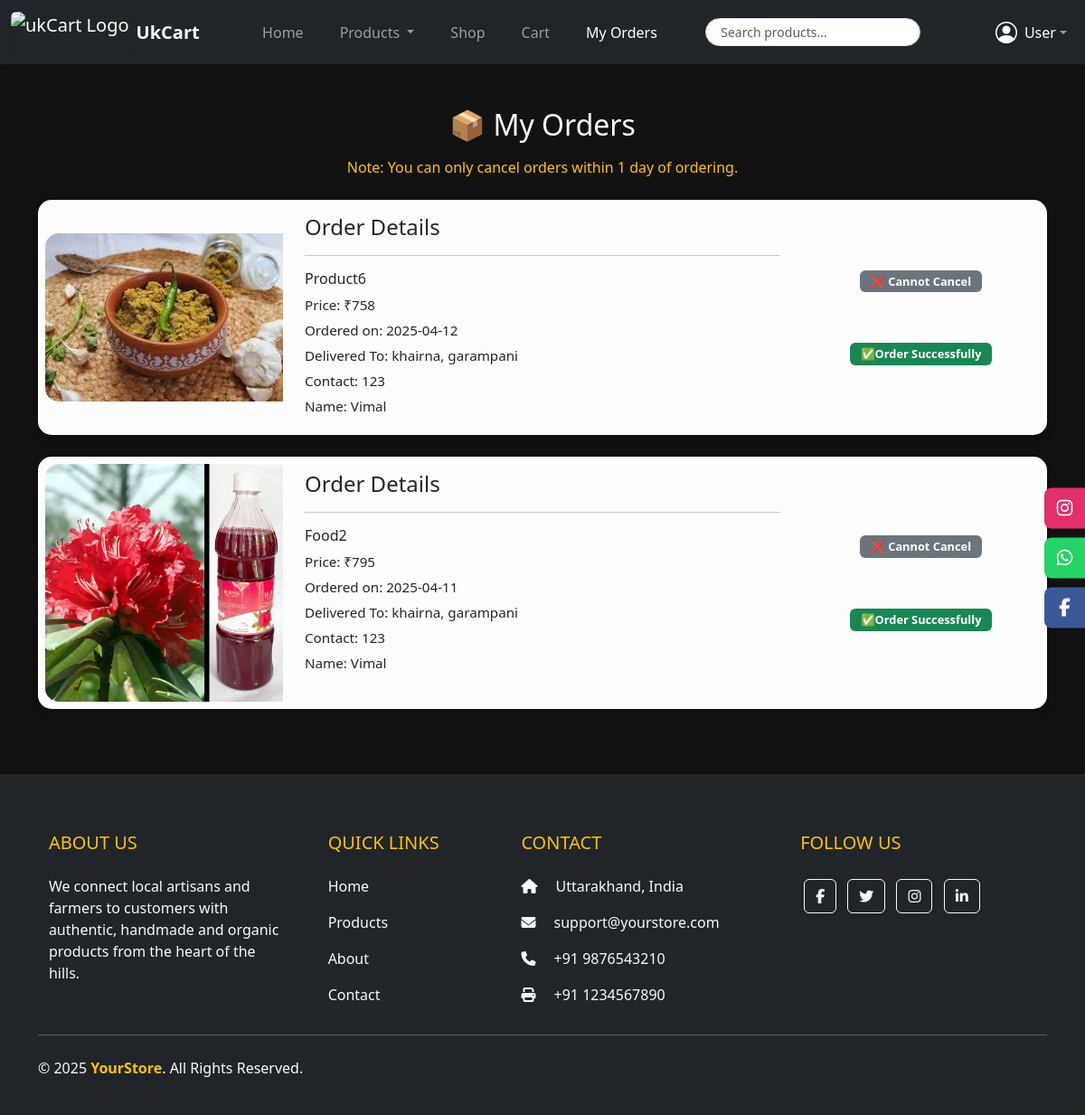
The app's page /pages/order_history.php (signed in) with its own data.
### tables this page shows
CREATE TABLE `orders` (
  `order_id` int(10) NOT NULL,
  `user_name` varchar(30) NOT NULL,
  `user_number` varchar(10) NOT NULL,
  `user_email` varchar(30) NOT NULL,
  `delivery_address` varchar(50) NOT NULL,
  `product_name` varchar(40) NOT NULL,
  `product_price` int(10) NOT NULL,
  `product_image` text NOT NULL,
  `order_date` date NOT NULL,
  `is_accepted` tinyint(1) NOT NULL
);

### pages/order_history.php (the view, shortened to what this page needs)
<?php
include '../includes/db.php';
$user_number = $_SESSION['user_number'];
$query = "SELECT * FROM orders WHERE user_number = '$user_number' ORDER BY order_id DESC";
$result = mysqli_query($conn, $query);
?>
<!DOCTYPE html>
<html>
<head>
  <link href="https://cdn.jsdelivr.net/npm/bootstrap@5.3.5/dist/css/bootstrap.min.css" rel="stylesheet">
</head>
<body>
<?php include "../includes/header.php" ?>
<div class="container py-5">
  <h2 class="mb-3 text-center">📦 My Orders</h2>
  <p class="text-warning text-center mb-4">Note: You can only cancel orders within 1 day of ordering.</p>
  <?php if (mysqli_num_rows($result) > 0): ?>
    <?php while ($row = mysqli_fetch_assoc($result)): ?>
      <?php
        $order_date = strtotime($row['order_date']);
        $now = time();
        $diff_in_seconds = $now - $order_date;
        $can_cancel = $diff_in_seconds <= 86400;
      ?>
<div class="card custom-card mb-4">
  <div class="row g-0">
    <div class="col-md-3 d-flex align-items-center justify-content-center p-2">
      <img src="<?= $row['product_image'] ?>" class="product-image" alt="Product Image">
    </div>
    <div class="col-md-6">
      <div class="card-body order-details">
      <h4>Order Details</h4>
      <hr>
        <h6 class="card-title text-dark"><?= $row['product_name'] ?></h6>
        <p>Price: ₹<?= $row['product_price'] ?></strong></p>
        <p>Ordered on: <?= $row['order_date'] ?></p>
        <p>Delivered To: <?= $row['delivery_address'] ?></p>
        <p>Contact: <?= $row['user_number'] ?></p>
        <p>Name:</strong> <?= $row['user_name'] ?? 'N/A' ?></p>
      </div>
    </div>
    <div class="col-md-3 d-flex flex-column align-items-center justify-content-center p-3">
      <?php if ($can_cancel): ?>
        <a href="?cancel=<?= $row['order_id'] ?>" class="btn btn-danger btn-sm mb-2" onclick="return confirm('Are you sure you want to cancel this order?')">Cancel Order</a>
      <?php else: ?>
        <span class="badge bg-secondary mb-2">❌ Cannot Cancel</span>
      <?php endif; ?>
      <span class="badge bg-success mt-5">✅Order Successfully</span>
    </div>
  </div>
</div>
    <?php endwhile; ?>
  <?php else: ?>
    <p class="text-center">No orders found.</p>
  <?php endif; ?>
</div>
<?php include "../includes/footer.php" ?>
</body>
</html>

### includes/header.php (shortened to what this page needs)
<?php
$current_page = basename($_SERVER['SCRIPT_NAME']);
$logged_in = isset($_SESSION['user_number']);
$user_name = $_SESSION['user_name'] ?? 'User';
?>
<link href="https://cdn.jsdelivr.net/npm/bootstrap-icons@1.10.5/font/bootstrap-icons.css" rel="stylesheet">
<nav class="navbar navbar-expand-lg navbar-dark bg-dark shadow-sm">
  <div class="container-fluid">
    <a class="navbar-brand d-flex align-items-center" href="../index.php">
      <img src="../logo.jpg" alt="ukCart Logo" class="rounded shadow-sm me-2" style="height: 45px; width: auto;">
      <span class="fw-bold fs-5">UkCart</span>
    </a>
    <div class="collapse navbar-collapse" id="navbarNavDropdown">
      <ul class="navbar-nav ms-auto gap-2">
        <li class="nav-item">
          <a class="nav-link btn btn-sm rounded-pill px-3 py-1 <?= $current_page == 'index.php' ? 'btn-primary text-white' : 'btn-outline-primary' ?>" href="../index.php">Home</a>
        </li>
        <li class="nav-item dropdown">
        <a class="nav-link dropdown-toggle btn btn-sm rounded-pill px-3 py-1
            <?= $current_page == 'shop.php' ? 'btn-primary text-white' : 'btn-outline-primary' ?>"
            href="#" role="button" data-bs-toggle="dropdown">
            Products
        </a>
        </li>
        <li class="nav-item">
        <a class="nav-link btn btn-sm rounded-pill px-3 py-1 <?= $current_page == 'shop.php' ? 'btn-primary text-white' : 'btn-outline-primary' ?>" href="../pages/shop.php">Shop</a>
        </li>
            <?php if ($logged_in): ?>
            <li class="nav-item">
                <a class="nav-link btn btn-sm rounded-pill px-3 py-1 <?= $current_page == 'cart.php' ? 'btn-primary text-white' : 'btn-outline-primary' ?>" href="../pages/cart.php">Cart</a>
            </li>
            <?php endif; ?>
            <?php if ($logged_in): ?>
            <li class="nav-item">
                <a class="nav-link btn btn-sm rounded-pill px-3 py-1 <?= $current_page == 'order_history.php' ? 'btn-primary text-white' : 'btn-outline-primary' ?>" href="../pages/order_history.php">My Orders</a>
            </li>
            <?php endif; ?>
      </ul>
      <form class="d-none d-lg-flex mx-auto w-25" role="search" method="get" action="../includes/search.php">
        <input class="form-control form-control-sm rounded-pill px-3" type="search" placeholder="Search products..." name="q">
      </form>
      <ul class="navbar-nav ms-auto gap-2">
        <?php if ($logged_in): ?>
          <li class="nav-item dropdown">
            <a class="nav-link dropdown-toggle d-flex align-items-center" href="#" id="userDropdown" role="button" data-bs-toggle="dropdown">
              <i class="bi bi-person-circle fs-4 text-white me-2"></i>
              <span class="text-white"><?= htmlspecialchars($user_name) ?></span>
            </a>
          </li>
        <?php endif; ?>
      </ul>
    </div>
  </div>
</nav>
<div class="social-bar">
<link rel="stylesheet" href="https://cdnjs.cloudflare.com/ajax/libs/font-awesome/6.5.0/css/all.min.css">
  <a href="https://www.instagram.com" target="_blank" class="instagram"><i class="fab fa-instagram"></i></a>
  <a href="https://wa.me/919999999999" target="_blank" class="whatsapp"><i class="fab fa-whatsapp"></i></a>
  <a href="https://www.facebook.com" target="_blank" class="facebook"><i class="fab fa-facebook-f"></i></a>
</div>

### includes/footer.php
<link rel="stylesheet" href="https://cdnjs.cloudflare.com/ajax/libs/font-awesome/6.5.0/css/all.min.css">
<footer class="bg-dark text-light pt-5 pb-4">
  <div class="container text-md-left">
    <div class="row text-md-left">
      <div class="col-md-3 col-lg-3 col-xl-3 mx-auto mt-3">
        <h5 class="text-uppercase mb-4 font-weight-bold text-warning">About Us</h5>
        <p>
          We connect local artisans and farmers to customers with authentic, handmade and organic products from the heart of the hills.
        </p>
      </div>
      <div class="col-md-2 col-lg-2 col-xl-2 mx-auto mt-3">
        <h5 class="text-uppercase mb-4 font-weight-bold text-warning">Quick Links</h5>
        <p><a href="../index.php" class="text-light text-decoration-none">Home</a></p>
        <p><a href="shop.php" class="text-light text-decoration-none">Products</a></p>
        <p><a href="../index.php" class="text-light text-decoration-none">About</a></p>
        <p><a href="#" class="text-light text-decoration-none">Contact</a></p>
      </div>
      <div class="col-md-4 col-lg-3 col-xl-3 mx-auto mt-3">
        <h5 class="text-uppercase mb-4 font-weight-bold text-warning">Contact</h5>
        <p><i class="fas fa-home me-3"></i> Uttarakhand, India</p>
        <p><i class="fas fa-envelope me-3"></i> support@yourstore.com</p>
        <p><i class="fas fa-phone me-3"></i> +91 9876543210</p>
        <p><i class="fas fa-print me-3"></i> +91 1234567890</p>
      </div>
      <div class="col-md-3 col-lg-4 col-xl-3 mx-auto mt-3">
        <h5 class="text-uppercase mb-4 font-weight-bold text-warning">Follow Us</h5>
        <a class="btn btn-outline-light btn-floating m-1" href="#"><i class="fab fa-facebook-f"></i></a>
        <a class="btn btn-outline-light btn-floating m-1" href="#"><i class="fab fa-twitter"></i></a>
        <a class="btn btn-outline-light btn-floating m-1" href="#"><i class="fab fa-instagram"></i></a>
        <a class="btn btn-outline-light btn-floating m-1" href="#"><i class="fab fa-linkedin-in"></i></a>
      </div>
    </div>
    <hr class="mb-4">
    <div class="row align-items-center">
      <div class="col-md-7 col-lg-8">
        <p>© 2025 <strong class="text-warning">YourStore</strong>. All Rights Reserved.</p>
      </div>
    </div>
  </div>
</footer>

### pages/order_history.php (style rules this page uses)
body { background-color: #121212; color: #ffffff; }
.card.custom-card { background-color: #fdfdfd; border: none; box-shadow: 0 4px 12px rgba(0,0,0,0.2); border-radius: 15px; }
.product-image { width: 100%; object-fit: cover; border-radius: 15px 0 0 15px; }
.order-details p { margin-bottom: 5px; font-size: 0.95rem; }
.badge { font-size: 0.8rem; padding: 6px 12px; }

### includes/header.php (style rules this page uses)
.social-bar { position: fixed; top: 50%; right: 0; transform: translateY(-50%); display: flex; flex-direction: column; z-index: 999; }
.social-bar a { display: flex; align-items: center; justify-content: center; width: 45px; height: 45px; margin: 5px 0; color: white; font-size: 20px; border-radius: 8px 0px 0px 8px; text-decoration: none; transition: all 0.3s ease; }
.social-bar a.instagram { background-color: #E1306C; }
.social-bar a.whatsapp { background-color: #25D366; }
.social-bar a.facebook { background-color: #3b5998; }

### records on screen
orders: product_image (picture), product_name "Product6", product_price "758", order_date "2025-04-12", delivery_address "khairna, garampani", user_number "123", user_name "Vimal", shows "❌ Cannot Cancel"
orders: product_image (picture), product_name "Food2", product_price "795", order_date "2025-04-11", delivery_address "khairna, garampani", user_number "123", user_name "Vimal", shows "❌ Cannot Cancel"

### other values on screen
$user_name "User"
